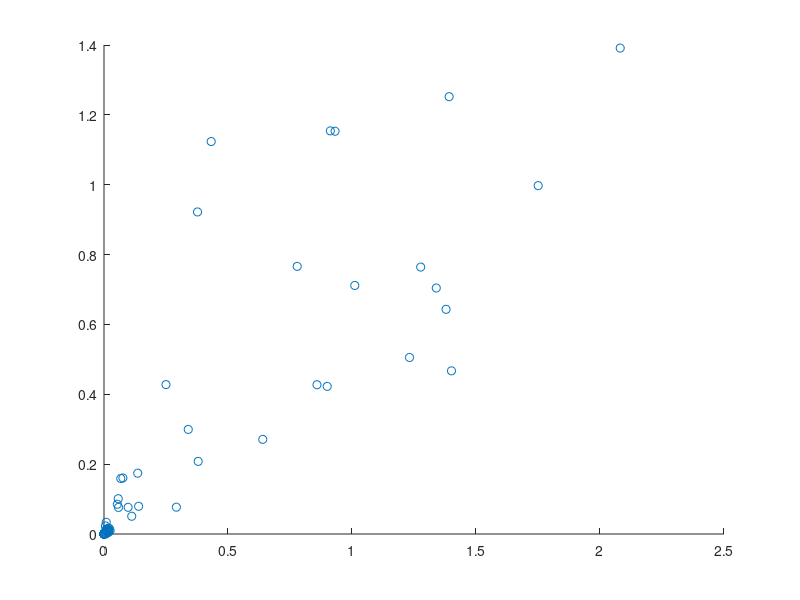

The MATLAB source for this figure:
%% Life Cycle
%{
simulation of choice of life
Life is About Choices and the Decisions We Make

Life is like a road. There are long and short roads; smooth and rocky roads;
crooked and straight paths. In our life many roads would come our way as we journey through life. 
There are roads that lead to a life of single blessedness, marriage, and religious vocation. 
There are also roads that lead to fame and fortune on one hand,
or isolation and poverty on the other. There are roads to happiness as there are roads to sadness, 
roads towards victory and jubilation, and roads leading to defeat and disappointment.


Just like any road, there are corners, detours, and crossroads in life.
Perhaps the most perplexing road that you would encounter is a crossroad. 
With four roads to choose from and with limited knowledge on where they would go,
which road will you take? 
What is the guarantee that we would choose the right one along the way? Would you take any road, 
or just stay where you are: in front of a crossroad?


There are no guarantees.

You do not really know where a road will lead you until you take it. 
There are no guarantees. 
This is one of the most important things you need to realize about life. 
Nobody said that choosing to do the right thing all the time would always lead you to happiness. 
Loving someone with all your heart does not guarantee that it would be returned. 
Gaining fame and fortune does not guarantee happiness.
Accepting a good word from an influential superior to
cut your trip short up the career ladder is not always bad,
especially if you are highly qualified and competent.
There are too many possible outcomes, which your really cannot control.
The only thing you have power over is the decisions that you will make,
and how you would act and react to different situations.

Wrong decisions are always at hindsight.

Had you known that you were making a wrong decision,
would you have gone along with it? Perhaps not,
why would you choose a certain path when you know it would get you lost?
Why make a certain decision if you knew from the very beginning that it is not the right one. 
It is only after you have made a decision and reflected on it that you realize its soundness.
If the consequences or outcomes are good for you, then you have decided correctly.
Otherwise, your decision was wrong.

Take the risk: Decide.

Since life offers no guarantee and you would never know that your decision
would be wrong until you have made it,
then you might as well take the risk and decide.
It is definitely better than keeping yourself in limbo.
Although it is true that one wrong turn could get you lost,
it could also be that such a turn could be an opportunity for an adventure,
moreover open more roads. It is all a matter of perspective.
You have the choice between being a lost traveller or an accidental tourist of life.
But take caution that you do not make decisions haphazardly.
Taking risks is not about being careless and stupid.
Here are some pointers that could help you choose the best option in the face of life's crossroads:

Get as many information as you can about your situation.

You cannot find the confidence to decide when you know so little about what you are faced with.
Just like any news reporter, ask the 5 W's: what, who, when, where, and why.
What is the situation?
Who are the people involved?
When did this happen?
Where is this leading?
Why are you in this situation?
These are just some of the possible questions to ask to know more about your situation.
This is important. Oftentimes,
the reason for indecision is the lack of information about a situation.

Identify and create options.

What options do the situation give you?
Sometimes the options are few,
but sometimes they are numerous.
But what do you do when you think that the situation offers no options?
This is the time that you create your own.
Make your creative mind work.
From the most simplistic to the most complicated,
entertain all ideas.
Do not shoot anything down when an idea comes to your head.
Sometimes the most outrageous idea could prove to be the right one in the end.
You can ask a friend to help you identify options and even make more options
if you encounter some difficulty, but make sure that you make the decision yourself in the end.

Weigh the pros and cons of every option.

Assess each option by looking at the advantages and disadvantages it offers you.
In this way, you get more insights about the consequences of such an option.

Trust yourself and make that decision.

Now that you have assessed your options,
it is now time to trust yourself.
Remember that there are no guarantees and wrong decisions are always at hindsight.
So choose... decide... believe that you are choosing the best option at this point in time.

Now that you have made a decision,
be ready to face its consequences: good and bad.
It may take you to a place of promise or to a land of problems.
But the important thing is that
you have chosen to live your life instead of remaining a bystander
or a passive audience to your own life.
Whether it is the right decision or not, only time can tell.
But do not regret it whatever the outcome.
Instead, learn from it and remember that
you always have the chance to make better decisions in the future.
%}

clc;
try
    close('lifecycle');
catch
end
fprintf("Simulation of choices and decisions of man,\nwhich determines whole life!\n");
% choice function
cfunc = @(x)2./(1 + exp(-10.*x)) - 1;
y = cfunc(rand(2,2));
birth = [2,1];

Points_x = zeros(0);
Points_y = zeros(0);
for i = linspace(1,100,100)
    nextpoint = birth*rand(2,2);
    Points_x(i) = nextpoint(1);
    Points_y(i) = nextpoint(2);
    birth = nextpoint;
end
figure('name','lifecycle')
scatter(Points_x,Points_y)

